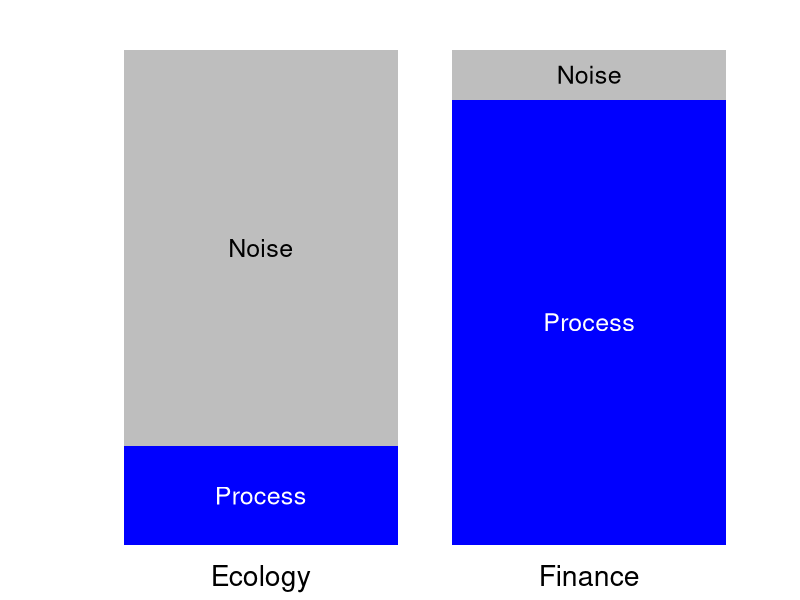
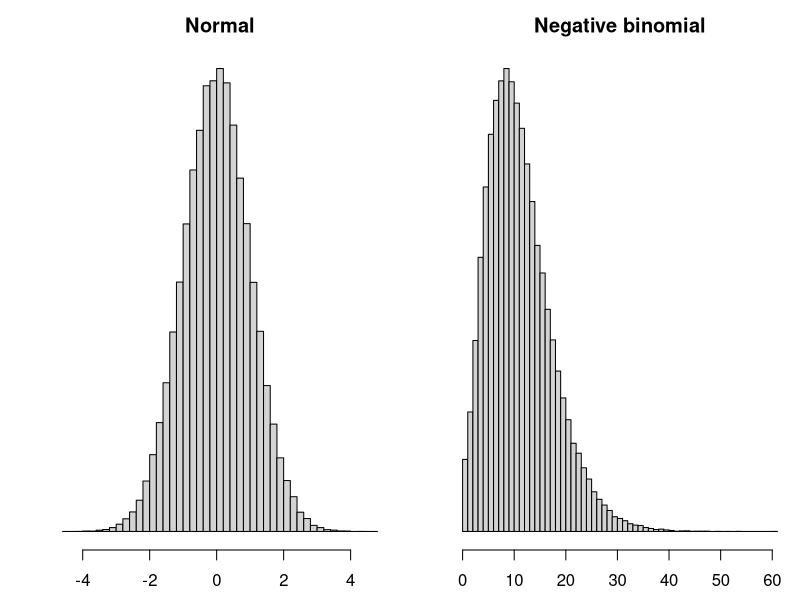
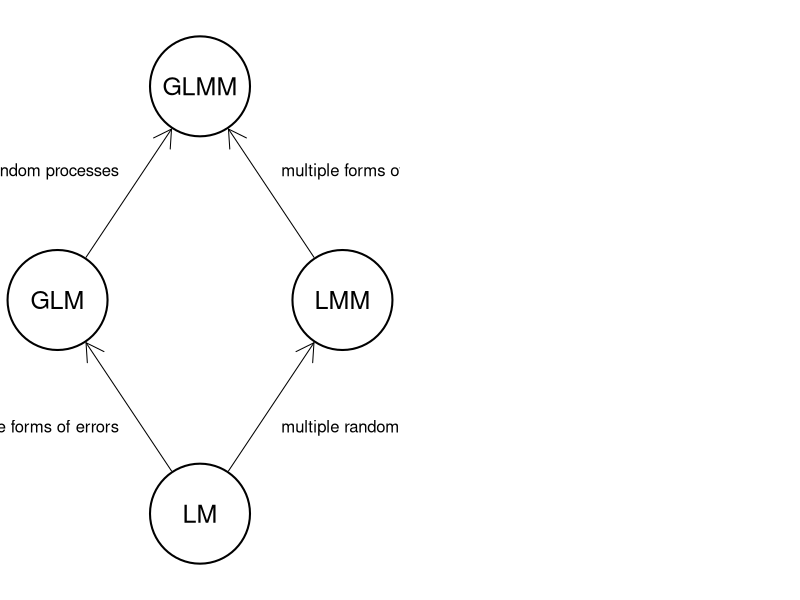
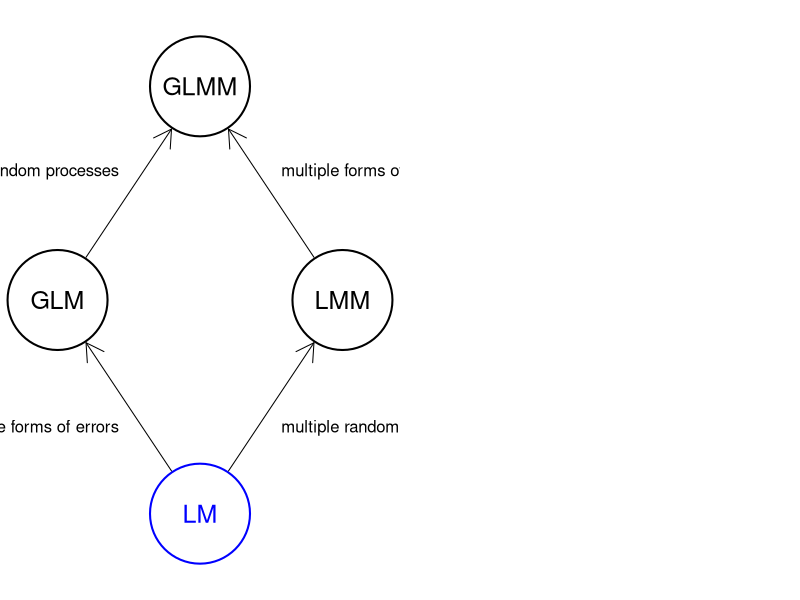
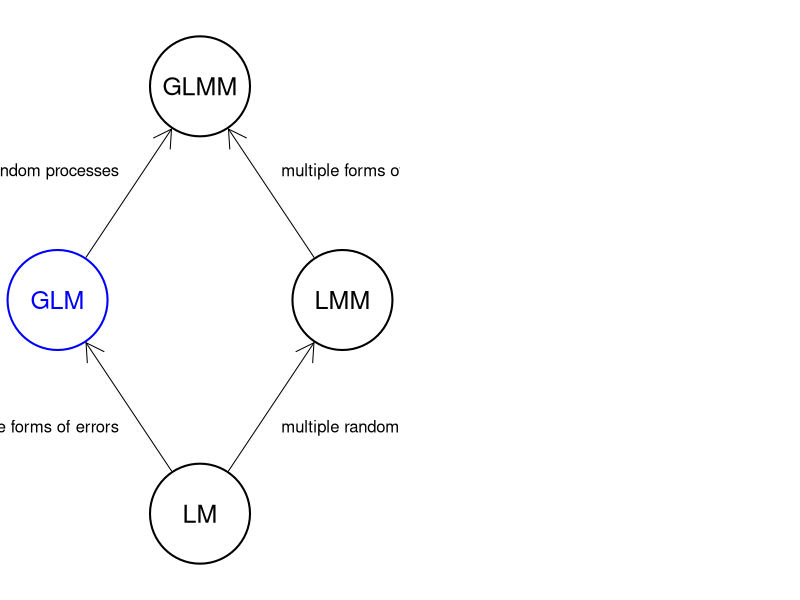
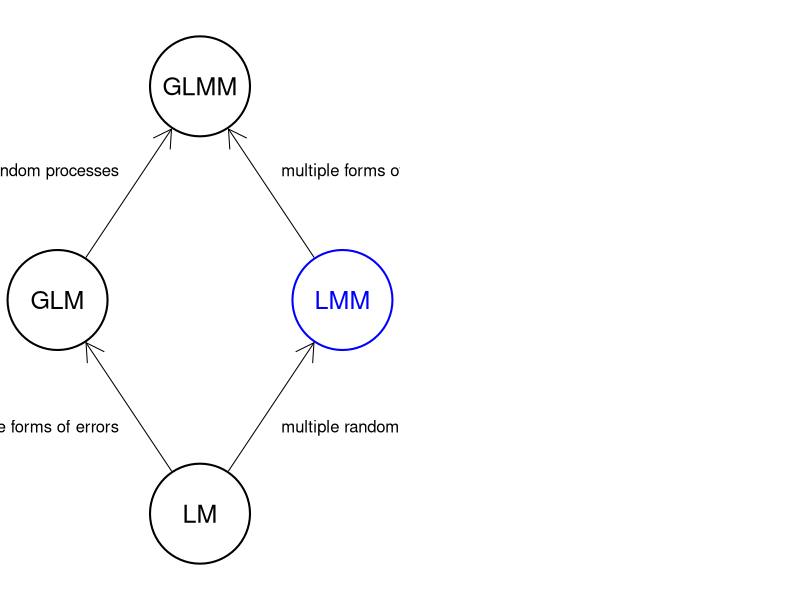
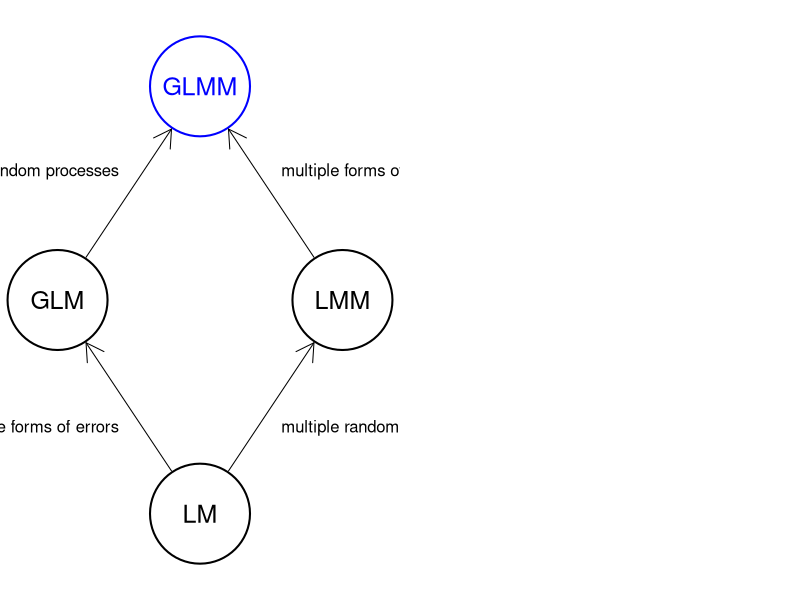
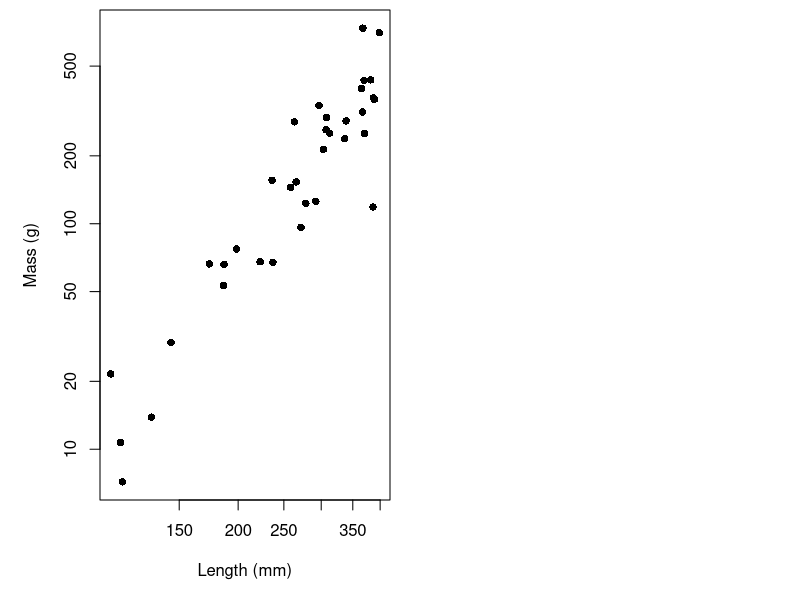

Write the R code that produced these figures, in order.
## ---- chunk 1
knitr::opts_chunk$set(echo = FALSE)
## ---- chunk 2
dat <- matrix(c(20, 80, 90, 10), 2, 2)
par(mai = c(0.5, 1, 0.5, 0.5))
bp <- barplot(dat, las = 1, col = c("blue", "gray"), border = NA, axes = FALSE,
        ylab = "", names.arg = c("Ecology", "Finance"), cex.names = 1.7)
text(0.7, 10, adj = c(0.5, 0.5), "Process", col = "white", cex = 1.5)
text(0.7, 60, adj = c(0.5, 0.5), "Noise", col = "black", cex = 1.5)
text(1.9, 45, adj = c(0.5, 0.5), "Process", col = "white", cex = 1.5)
text(1.9, 95, adj = c(0.5, 0.5), "Noise", col = "black", cex = 1.5)
## ---- chunk 3
par(mfrow = c(1, 2), mai = c(0.5, 0.5, 0.5, 0.1), omi = rep(0, 4), bg = NA)

hist(rnorm(1e5), breaks = 50,
     yaxt = "n", xlab = expression(epsilon), main = "Normal")

hist(rnbinom(1e5, 5, 0.3), breaks = 50,
     yaxt = "n", xlab = expression(epsilon), main = "Negative binomial")
## ---- chunk 4
par(mai = rep(0, 4), omi = rep(0, 4), bg = NA)

## order: GLM, LM, GLMM, LMM
xx <- c(1, 2, 2, 3) * 10
yy <- c(2, 1, 3, 2) * 10

plot(c(7, 33), c(7, 33), type = "n", xlim = c(7, 33), ylim = c(7, 33),
     xaxt = "n", yaxt = "n", xlab = "", ylab = "",
     bty = "n")
symbols(xx, yy, circle = rep(2, 4), inches = 0.5, add = TRUE,
        lwd = 2, bg = "white")
text(xx, yy, c("GLM", "LM", "GLMM", "LMM"), cex = 1.5)
## from LM to GLM
arrows(xx[2]-2, yy[2]+2, xx[1]+2, yy[1]-2, length = 0.2)
text(15, 14, "multiple forms of errors", pos = 2)
## from LM to LMM
arrows(xx[2]+2, yy[2]+2, xx[4]-2, yy[4]-2, length = 0.2)
text(25, 14, "multiple random processes", pos = 4)
## from GLM to GLMM
arrows(xx[1]+2, yy[1]+2, xx[3]-2, yy[3]-2, length = 0.2)
text(15, 26, "multiple random processes", pos = 2)
## from LMM to GLMM
arrows(xx[4]-2, yy[4]+2, xx[3]+2, yy[3]-2, length = 0.2)
text(25, 26, "multiple forms of errors", pos = 4)
## ---- chunk 5
par(mai = rep(0, 4), omi = rep(0, 4), bg = NA)

## order: GLM, LM, GLMM, LMM
xx <- c(1, 2, 2, 3) * 10
yy <- c(2, 1, 3, 2) * 10

plot(c(7, 33), c(7, 33), type = "n", xlim = c(7, 33), ylim = c(7, 33),
     xaxt = "n", yaxt = "n", xlab = "", ylab = "",
     bty = "n")
symbols(xx, yy, circle = rep(2, 4), inches = 0.5, add = TRUE,
        lwd = 2, fg = c("black", "blue", "black", "black"), bg = "white")
text(xx, yy, c("GLM", "LM", "GLMM", "LMM"), cex = 1.5,
     col = c("black", "blue", "black", "black"))
## from LM to GLM
arrows(xx[2]-2, yy[2]+2, xx[1]+2, yy[1]-2, length = 0.2)
text(15, 14, "multiple forms of errors", pos = 2)
## from LM to LMM
arrows(xx[2]+2, yy[2]+2, xx[4]-2, yy[4]-2, length = 0.2)
text(25, 14, "multiple random processes", pos = 4)
## from GLM to GLMM
arrows(xx[1]+2, yy[1]+2, xx[3]-2, yy[3]-2, length = 0.2)
text(15, 26, "multiple random processes", pos = 2)
## from LMM to GLMM
arrows(xx[4]-2, yy[4]+2, xx[3]+2, yy[3]-2, length = 0.2)
text(25, 26, "multiple forms of errors", pos = 4)
## ---- chunk 6
par(mai = rep(0, 4), omi = rep(0, 4), bg = NA)

## order: GLM, LM, GLMM, LMM
xx <- c(1, 2, 2, 3) * 10
yy <- c(2, 1, 3, 2) * 10

plot(c(7, 33), c(7, 33), type = "n", xlim = c(7, 33), ylim = c(7, 33),
     xaxt = "n", yaxt = "n", xlab = "", ylab = "",
     bty = "n")
symbols(xx, yy, circle = rep(2, 4), inches = 0.5, add = TRUE,
        lwd = 2, fg = c("blue", "black", "black", "black"), bg = "white")
text(xx, yy, c("GLM", "LM", "GLMM", "LMM"), cex = 1.5,
     col = c("blue", "black", "black", "black"))
## from LM to GLM
arrows(xx[2]-2, yy[2]+2, xx[1]+2, yy[1]-2, length = 0.2)
text(15, 14, "multiple forms of errors", pos = 2)
## from LM to LMM
arrows(xx[2]+2, yy[2]+2, xx[4]-2, yy[4]-2, length = 0.2)
text(25, 14, "multiple random processes", pos = 4)
## from GLM to GLMM
arrows(xx[1]+2, yy[1]+2, xx[3]-2, yy[3]-2, length = 0.2)
text(15, 26, "multiple random processes", pos = 2)
## from LMM to GLMM
arrows(xx[4]-2, yy[4]+2, xx[3]+2, yy[3]-2, length = 0.2)
text(25, 26, "multiple forms of errors", pos = 4)
## ---- chunk 7
par(mai = rep(0, 4), omi = rep(0, 4), bg = NA)

## order: GLM, LM, GLMM, LMM
xx <- c(1, 2, 2, 3) * 10
yy <- c(2, 1, 3, 2) * 10

plot(c(7, 33), c(7, 33), type = "n", xlim = c(7, 33), ylim = c(7, 33),
     xaxt = "n", yaxt = "n", xlab = "", ylab = "",
     bty = "n")
symbols(xx, yy, circle = rep(2, 4), inches = 0.5, add = TRUE,
        lwd = 2, fg = c("black", "black", "black", "blue"), bg = "white")
text(xx, yy, c("GLM", "LM", "GLMM", "LMM"), cex = 1.5,
     col = c("black", "black", "black", "blue"))
## from LM to GLM
arrows(xx[2]-2, yy[2]+2, xx[1]+2, yy[1]-2, length = 0.2)
text(15, 14, "multiple forms of errors", pos = 2)
## from LM to LMM
arrows(xx[2]+2, yy[2]+2, xx[4]-2, yy[4]-2, length = 0.2)
text(25, 14, "multiple random processes", pos = 4)
## from GLM to GLMM
arrows(xx[1]+2, yy[1]+2, xx[3]-2, yy[3]-2, length = 0.2)
text(15, 26, "multiple random processes", pos = 2)
## from LMM to GLMM
arrows(xx[4]-2, yy[4]+2, xx[3]+2, yy[3]-2, length = 0.2)
text(25, 26, "multiple forms of errors", pos = 4)
## ---- chunk 8
par(mai = rep(0, 4), omi = rep(0, 4), bg = NA)

## order: GLM, LM, GLMM, LMM
xx <- c(1, 2, 2, 3) * 10
yy <- c(2, 1, 3, 2) * 10

plot(c(7, 33), c(7, 33), type = "n", xlim = c(7, 33), ylim = c(7, 33),
     xaxt = "n", yaxt = "n", xlab = "", ylab = "",
     bty = "n")
symbols(xx, yy, circle = rep(2, 4), inches = 0.5, add = TRUE,
        lwd = 2, fg = c("black", "black", "blue", "black"), bg = "white")
text(xx, yy, c("GLM", "LM", "GLMM", "LMM"), cex = 1.5,
     col = c("black", "black", "blue", "black"))
## from LM to GLM
arrows(xx[2]-2, yy[2]+2, xx[1]+2, yy[1]-2, length = 0.2)
text(15, 14, "multiple forms of errors", pos = 2)
## from LM to LMM
arrows(xx[2]+2, yy[2]+2, xx[4]-2, yy[4]-2, length = 0.2)
text(25, 14, "multiple random processes", pos = 4)
## from GLM to GLMM
arrows(xx[1]+2, yy[1]+2, xx[3]-2, yy[3]-2, length = 0.2)
text(15, 26, "multiple random processes", pos = 2)
## from LMM to GLMM
arrows(xx[4]-2, yy[4]+2, xx[3]+2, yy[3]-2, length = 0.2)
text(25, 26, "multiple forms of errors", pos = 4)
## ---- chunk 9
## simulated data
set.seed(123)
nn <- 35
L10_length <- log(runif(nn, 100, 400), 10)
L10_mass <- -5.3 + 3.1 * L10_length + rnorm(nn, 0, 0.2)

par(mai = c(1, 1, 0.1, 0.1), omi = rep(0, 4), bg = NA)
plot(10^(L10_length), 10^(L10_mass), ylab = "Mass (g)", xlab = "Length (mm)", pch = 16, log = "xy")
## ---- chunk 10
m1 <- lm(L10_mass ~ 1)
summary(m1)
## ---- chunk 11
m2 <- lm(L10_mass ~ L10_length)
summary(m2)
## ---- chunk 12
AIC(m1, m2)
## ---- chunk 13
AIC(m1, m2)
## ---- chunk 14
fit_mass <- predict(m2)

par(mai = c(1, 1, 0.1, 0.1), omi = rep(0, 4), bg = NA)
plot(10^(L10_length), 10^(L10_mass), ylab = "Mass (g)", xlab = "Length (mm)", pch = 16, log = "xy")
lines(10^(L10_length), 10^(fit_mass))
## ---- chunk 15
## prediction on the log10 scale
L10_mass_pred <- predict(m2, data.frame(L10_length = log(250, 10)))
## prediction in normal space
10^L10_mass_pred
